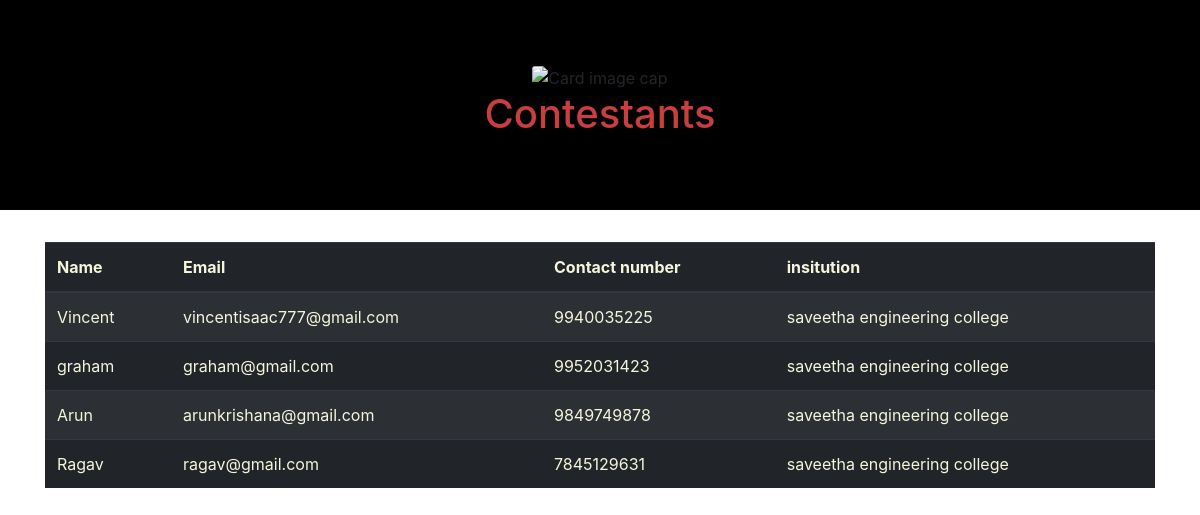
The app's page /listofparticipants/ with its own data.
### event/models.py (models this page shows)
class participant(models.Model):
    name = models.CharField(max_length=100)
    insitution = models.CharField(max_length=100)
    email = models.CharField(max_length=50)
    phone = models.CharField(max_length=50)

### event/views.py (the view)
# urls.py: path('listofparticipants/', views.listofparticipants , name='listofparticipants'),
def listofparticipants(request):
    context = {}
    context['participant'] = participant.objects.all()
    return render(request, 'event/listofparticipants.html', context)

### event/templates/event/listofparticipants.html (shortened to what this page needs)
<!doctype html>
<html lang="en">
<head>
    <link rel="stylesheet" href="https://maxcdn.bootstrapcdn.com/bootstrap/4.0.0/css/bootstrap.min.css"
>
</head>
<body>
    <div class="jumbotron jumbotron-fluid" style="background-color:rgb(0, 0, 0);">
        <div class="container  text-center">
            <img class="card-img" src="/static/img/12.png" alt="Card image cap" width="2">
    </div>
        <div class="container">
        <h1 class="display-8 text-center" style=color:rgb(201,62,62) font-style=helvetica>Contestants</h1>
        </div>
    </div>
    <div class="container" style=color:beige>
        <table class="table  table-striped table-dark" style=color:beige>
            <thead>
                <tr>
                    <th scope="col">Name</th>
                    <th scope="col">Email</th>
                    <th scope="col">Contact number</th>
                    <th scope="col">insitution</th>
                </tr>
            </thead>
            <tbody>
                {% for col in participant %}
                <tr >
                    <td>{{col.name}}</td>
                    <td>{{col.email}}</td>
                    <td>{{col.phone}}</td>
                    <td>{{col.insitution}}</td>
                </tr>
                {% endfor %}
            </tbody>
        </table>
    </div>
</body>
</html>

### records on screen
participant: name "Vincent", email "vincentisaac777@gmail.com", phone "9940035225", insitution "saveetha engineering college"
participant: name "graham", email "graham@gmail.com", phone "9952031423", insitution "saveetha engineering college"
participant: name "Arun", email "arunkrishana@gmail.com", phone "9849749878", insitution "saveetha engineering college"
participant: name "Ragav", email "ragav@gmail.com", phone "7845129631", insitution "saveetha engineering college"
